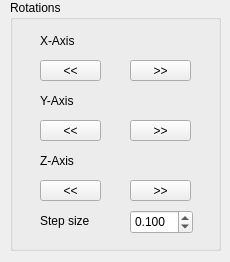
<?xml version="1.0" encoding="UTF-8"?>
<ui version="4.0">
 <class>RotateWidget</class>
 <widget class="QWidget" name="RotateWidget">
  <property name="geometry">
   <rect>
    <x>0</x>
    <y>0</y>
    <width>230</width>
    <height>262</height>
   </rect>
  </property>
  <property name="windowTitle">
   <string>Rotations</string>
  </property>
  <widget class="QGroupBox" name="groupBox">
   <property name="geometry">
    <rect>
     <x>10</x>
     <y>0</y>
     <width>211</width>
     <height>251</height>
    </rect>
   </property>
   <property name="title">
    <string>Rotations</string>
   </property>
   <widget class="QLabel" name="label_2">
    <property name="geometry">
     <rect>
      <x>30</x>
      <y>90</y>
      <width>141</width>
      <height>21</height>
     </rect>
    </property>
    <property name="text">
     <string>Y-Axis</string>
    </property>
   </widget>
   <widget class="QLabel" name="label_3">
    <property name="geometry">
     <rect>
      <x>30</x>
      <y>150</y>
      <width>141</width>
      <height>21</height>
     </rect>
    </property>
    <property name="text">
     <string>Z-Axis</string>
    </property>
   </widget>
   <widget class="QLabel" name="label">
    <property name="geometry">
     <rect>
      <x>30</x>
      <y>30</y>
      <width>141</width>
      <height>21</height>
     </rect>
    </property>
    <property name="text">
     <string>X-Axis</string>
    </property>
   </widget>
   <widget class="QToolButton" name="xright">
    <property name="geometry">
     <rect>
      <x>120</x>
      <y>60</y>
      <width>61</width>
      <height>21</height>
     </rect>
    </property>
    <property name="text">
     <string>&gt;&gt;</string>
    </property>
    <property name="autoRepeat">
     <bool>true</bool>
    </property>
   </widget>
   <widget class="QToolButton" name="xleft">
    <property name="geometry">
     <rect>
      <x>30</x>
      <y>60</y>
      <width>61</width>
      <height>21</height>
     </rect>
    </property>
    <property name="text">
     <string>&lt;&lt;</string>
    </property>
    <property name="autoRepeat">
     <bool>true</bool>
    </property>
   </widget>
   <widget class="QToolButton" name="yleft">
    <property name="geometry">
     <rect>
      <x>30</x>
      <y>120</y>
      <width>61</width>
      <height>21</height>
     </rect>
    </property>
    <property name="layoutDirection">
     <enum>Qt::LeftToRight</enum>
    </property>
    <property name="text">
     <string>&lt;&lt;</string>
    </property>
    <property name="autoRepeat">
     <bool>true</bool>
    </property>
   </widget>
   <widget class="QToolButton" name="yright">
    <property name="geometry">
     <rect>
      <x>120</x>
      <y>120</y>
      <width>61</width>
      <height>21</height>
     </rect>
    </property>
    <property name="text">
     <string>&gt;&gt;</string>
    </property>
    <property name="autoRepeat">
     <bool>true</bool>
    </property>
   </widget>
   <widget class="QToolButton" name="zleft">
    <property name="geometry">
     <rect>
      <x>30</x>
      <y>180</y>
      <width>61</width>
      <height>21</height>
     </rect>
    </property>
    <property name="text">
     <string>&lt;&lt;</string>
    </property>
    <property name="autoRepeat">
     <bool>true</bool>
    </property>
   </widget>
   <widget class="QToolButton" name="zright">
    <property name="geometry">
     <rect>
      <x>120</x>
      <y>180</y>
      <width>61</width>
      <height>21</height>
     </rect>
    </property>
    <property name="text">
     <string>&gt;&gt;</string>
    </property>
    <property name="autoRepeat">
     <bool>true</bool>
    </property>
   </widget>
   <widget class="QDoubleSpinBox" name="stepsize">
    <property name="geometry">
     <rect>
      <x>120</x>
      <y>210</y>
      <width>63</width>
      <height>24</height>
     </rect>
    </property>
    <property name="decimals">
     <number>3</number>
    </property>
    <property name="minimum">
     <double>0.010000000000000</double>
    </property>
    <property name="maximum">
     <double>180.000000000000000</double>
    </property>
    <property name="singleStep">
     <double>0.010000000000000</double>
    </property>
    <property name="value">
     <double>0.100000000000000</double>
    </property>
   </widget>
   <widget class="QLabel" name="label_4">
    <property name="geometry">
     <rect>
      <x>30</x>
      <y>210</y>
      <width>71</width>
      <height>21</height>
     </rect>
    </property>
    <property name="text">
     <string>Step size</string>
    </property>
   </widget>
  </widget>
 </widget>
 <resources/>
 <connections/>
</ui>
